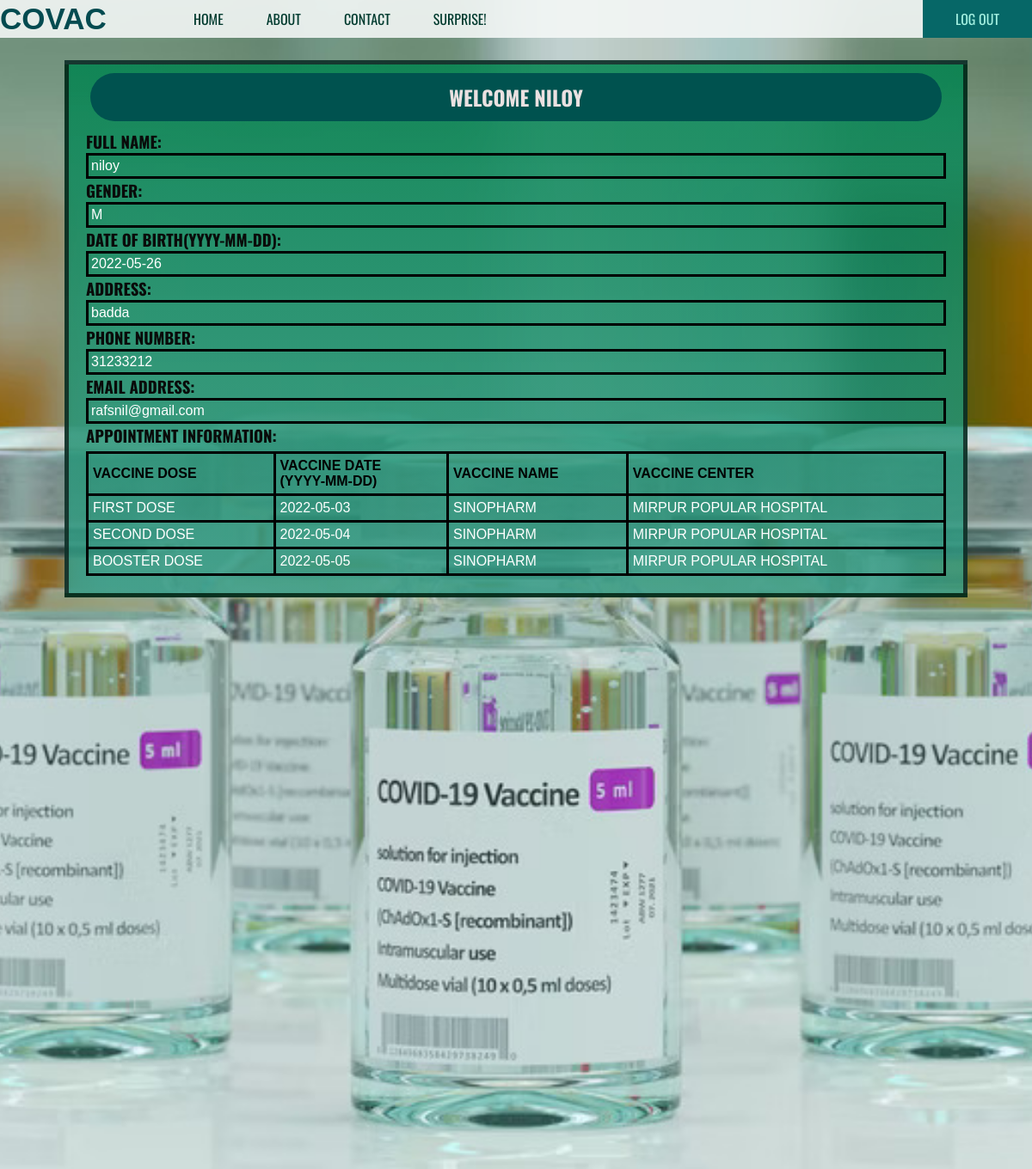
Screenshot of /user.php (signed in) with the database file from the repository.
### tables this page shows
CREATE TABLE `registration_info` (
  `BirthCertificate` varchar(50) NOT NULL,
  `UserID` varchar(50) NOT NULL,
  `userPassword` varchar(50) NOT NULL,
  `FullName` varchar(50) NOT NULL,
  `dateOfBirth` varchar(50) NOT NULL,
  `phoneNum` varchar(50) NOT NULL,
  `email` varchar(50) NOT NULL,
  `address` varchar(50) NOT NULL,
  `gender` varchar(50) NOT NULL
);

CREATE TABLE `vaccine_appointment` (
  `skID` int(11) NOT NULL,
  `BirthCertificate` varchar(50) DEFAULT NULL,
  `centerID` varchar(50) DEFAULT NULL,
  `vaccineName` varchar(50) DEFAULT NULL,
  `vaccineSchedule` varchar(50) DEFAULT NULL,
  `dose_order` varchar(20) DEFAULT NULL
);

CREATE TABLE `vaccinecenter` (
  `centerID` varchar(50) NOT NULL,
  `name` varchar(50) NOT NULL,
  `address` varchar(50) NOT NULL
);

### user.php (the view, shortened to what this page needs)
<?php include "db_connection.php"; ?>
<?php
$username = $_SESSION['UserID'];
$password = $_SESSION['userPassword'];
$sql = "SELECT * FROM registration_info WHERE UserID ='$username' AND userPassword = '$password' ";
$result = mysqli_query($db_connection, $sql);
if ($result) {
  $row = mysqli_fetch_assoc($result);
  $bcnum = $row['BirthCertificate'];
  $name = $row['FullName'];
  $dob = $row['dateOfBirth'];
  $number = $row['phoneNum'];
  $email = $row['email'];
  $address = $row['address'];
  $gender = $row['gender'];
}
$sql1 = "SELECT * FROM vaccine_appointment WHERE BirthCertificate = '$bcnum' AND dose_order = '1' ";
$result1 = mysqli_query($db_connection, $sql1);
if ($result1) {
  $row = mysqli_fetch_assoc($result1);
  $firstdosedate = $row['vaccineSchedule'];
  $vaccinename1 = $row['vaccineName'];
  $vaccinecenter = $row['centerID'];
}
$sql2 = "SELECT name FROM vaccinecenter WHERE centerID = '$vaccinecenter'";
$result2 = mysqli_query($db_connection, $sql2);
if ($result2) {
  $row = mysqli_fetch_assoc($result2);
  $centername = $row['name'];
}
$sql3 = "SELECT vaccineSchedule, vaccineName FROM vaccine_appointment WHERE BirthCertificate = '$bcnum' AND dose_order = '2' ";
$result3 = mysqli_query($db_connection, $sql3);
if ($result3) {
  $row = mysqli_fetch_assoc($result3);
  $seconddosedate = $row['vaccineSchedule'];
  $vaccinename2 = $row['vaccineName'];
}
$sql4 = "SELECT vaccineSchedule, vaccineName FROM vaccine_appointment WHERE BirthCertificate = '$bcnum' AND dose_order = '3' ";
$result4 = mysqli_query($db_connection, $sql4);
if ($result4) {
  $row = mysqli_fetch_assoc($result4);
  $thirddosedate = $row['vaccineSchedule'];
  $vaccinename3 = $row['vaccineName'];
}
?>
<!DOCTYPE html>
<html lang="en">
<head>
  <link rel="stylesheet" href="CSS/iazdanul.css" />
</head>
<body>
  <div class="main">
    <div class="navbar">
      <div class="icon">
        <h2 class="logo">COVAC</h2>
      </div>
      <div class="menu">
        <ul>
          <li><a href="index.php">HOME</a></li>
          <li><a href="about.php">ABOUT</a></li>
          <li><a href="contact.php">CONTACT</a></li>
          <li>
            <a href="https://www.youtube.com/watch?v=xvFZjo5PgG0">SURPRISE!</a>
          </li>
        </ul>
      </div>
      <div class="righty"><a href="logout.php">LOG OUT</a></div>
    </div>
    <div class="userinfobox">
      <div class="wcbox">
        <h2 class="wctxt">Welcome <?php echo $_SESSION['UserID']; ?></h2>
      </div>
      <div class="infobox">
        <div class="ib">
          <h3>Full Name:</h3>
          <div class="ibbox"><?php echo $name ?></div>
        </div>
        <div class="ib">
          <h3>Gender:</h3>
          <div class="ibbox"><?php echo $gender ?></div>
        </div>
        <div class="ib">
          <h3>Date of Birth(YYYY-MM-DD):</h3>
          <div class="ibbox"><?php echo $dob ?></div>
        </div>
        <div class="ib">
          <h3>Address:</h3>
          <div class="ibbox">
            <?php echo $address ?>
          </div>
        </div>
        <div class="ib">
          <h3>Phone number:</h3>
          <div class="ibbox"><?php echo $number ?></div>
        </div>
        <div class="ib">
          <h3>Email address:</h3>
          <div class="ibbox"><?php echo $email ?></div>
        </div>
        <div class="ib">
          <h3>Appointment Information:</h3>
        </div>
      </div>
      <div class="vacbox">
        <table class="vbtable">
          <tr>
            <th class="vbhead">Vaccine Dose</th>
            <th class="vbhead">Vaccine Date<br />(YYYY-MM-DD)</th>
            <th class="vbhead">Vaccine Name</th>
            <th class="vbhead">Vaccine Center</th>
          </tr>
          <tr>
            <td class="vbbody">first dose</td>
            <td class="vbbody"><?php echo $firstdosedate ?></td>
            <td class="vbbody"><?php echo $vaccinename1 ?></td>
            <td class="vbbody"><?php echo $centername ?></td>
          </tr>
          <tr>
            <td class="vbbody">second dose</td>
            <td class="vbbody"><?php echo $seconddosedate ?></td>
            <td class="vbbody"><?php echo $vaccinename2 ?></td>
            <td class="vbbody"><?php echo $centername ?></td>
          </tr>
          <tr>
            <td class="vbbody">booster dose</td>
            <td class="vbbody"><?php echo $thirddosedate ?></td>
            <td class="vbbody"><?php echo $vaccinename3 ?></td>
            <td class="vbbody"><?php echo $centername ?></td>
          </tr>
        </table>
      </div>
    </div>
  </div>
</body>
</html>

### CSS/iazdanul.css (style rules this page uses)
* { margin: 0; padding: 0; }
.main { background-image: url(../Images/image.jpg); width: auto; background-position: center; background-size:cover; background-attachment: fixed; height: 170vh; display: flex; flex-direction: column; align-items: center; }
.navbar { width: 100%; height: 44px; background-color: rgba(244, 248, 246, 0.896); margin-right: auto; margin-left: auto; max-width: 100%; min-width: 1000px; position: fixed; }
.icon { width: 200px; float: left; height: 70px; }
.logo { color: rgb(3, 75, 80); font-size: 35px; font-family: Arial; padding-left: 0px; padding-top: 2px; float: left; }
.menu { width: 400px; float: left; height: 70px; }
ul { list-style-type: none; margin: 0; padding: 0; display: flex; }
li { float: left; position: relative; }
li a { display: flex; color: rgb( 0, 58, 46); text-align: center; padding: 10px 25px; text-decoration: none; font-family: 'Oswald', sans-serif; }
.righty { font-family: 'Oswald', sans-serif; padding: 10px 30px; color: rgb(164,240,225); float: right; background: rgb(6,103,103); }
.righty a { display: flex; color: rgb(164, 240, 225); text-align: center; padding: 0px 8px; text-decoration: none; font-family: 'Oswald', sans-serif; }
.userinfobox { margin: 70px; border: 5px solid rgba(0, 0, 0, 0.638); padding: 20px; padding-top: 5px; padding-right:auto; color: rgb(234, 225, 225); background: linear-gradient(to bottom, rgba(2, 131, 79, 0.86), rgba(53, 156, 135, 0.829)); align-self: center; }
.wcbox { padding: 5px; margin-bottom: 5px; }
.wctxt { padding: 10px; border-top-left-radius: 50px; border-top-right-radius: 50px; border-bottom-left-radius: 50px; border-bottom-right-radius: 50px; background-color: rgb(0, 82, 79); font-family: 'Oswald', sans-serif; text-transform: uppercase; text-align: center; }
.infobox { margin-bottom: 5px; }
.ib { color: rgb(9, 11, 10); font-family: 'Oswald', sans-serif; text-transform: uppercase ; }
.ibbox { margin-top: 0px; border: 3px solid rgb(0, 0, 0); padding: 3px; color: rgb(255, 255, 255); font-family:Arial, Helvetica, sans-serif; text-transform: initial; }
.vacbox { font-family: Arial, Helvetica, sans-serif; }
.vbtable { width: 1000px; }
.vbhead { color: black; text-align: left; text-transform: uppercase; font-weight:780; }
.vbbody { color:rgb(255, 255, 255); text-transform:uppercase; }
.vbtable, .vbhead, .vbbody { border: 3px solid black; border-collapse: collapse; }
.vbhead, .vbbody { padding: 5px; }

### rows the page displays
registration_info: FullName "niloy", gender "M", dateOfBirth "2022-05-26", address "badda", phoneNum "31233212", email "rafsnil@gmail.com"
vaccine_appointment: vaccineSchedule "2022-05-03", vaccineName "SINOPHARM"
vaccinecenter: name "MIRPUR POPULAR HOSPITAL"
vaccine_appointment: vaccineSchedule "2022-05-04", vaccineName "SINOPHARM"
vaccine_appointment: vaccineSchedule "2022-05-05", vaccineName "SINOPHARM"

### other values shown
$_SESSION['UserID'] "NILOY"
